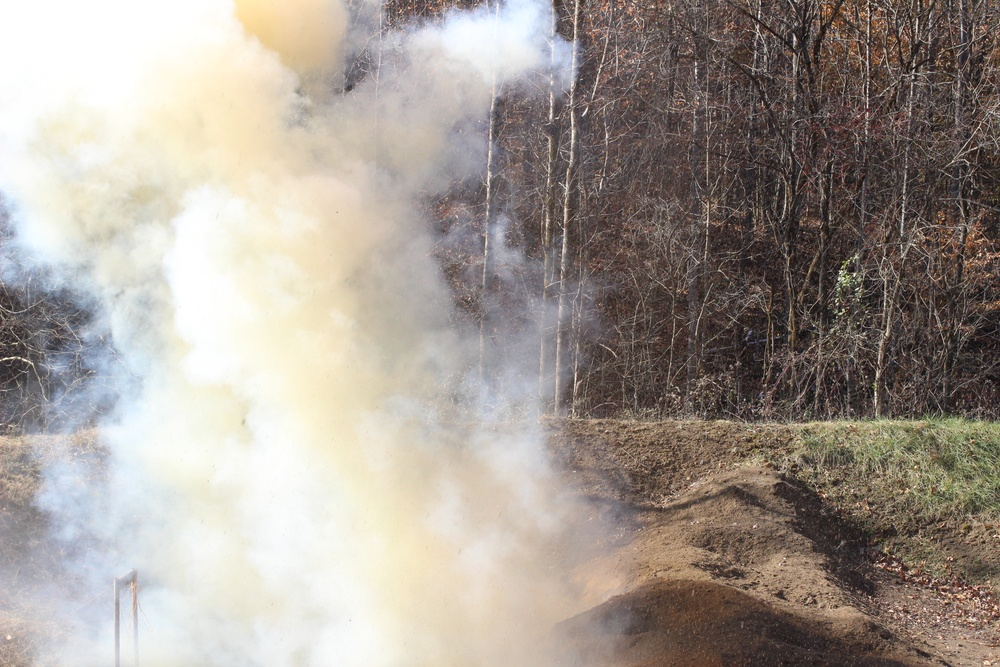
#> input picture images/train_images/3.jpg, 1000 x 667 px, shrunk from 2592 x 1728 before the run; its folder holds only this picture in this run
$ jupyter execute --allow-errors RF_Smoke_Otsu.ipynb   (older library calls are emulated)
#> lines starting #> are read from the running program, lines starting #| are printed output that depends on the picture; after the words box and inside, x2 and y2 are one past the last pixel; in counts of white or black regions, pixels touching at a corner belong together
[cell 1]
import numpy as np
import cv2
import pandas as pd
from skimage.filters import roberts, sobel, scharr, prewitt
from scipy import ndimage as nd
from sklearn.model_selection import train_test_split
from sklearn.ensemble import RandomForestClassifier
import pickle
from matplotlib import pyplot as plt
from sklearn import metrics
import glob

[cell 2]
def feature_extraction(img):
    df = pd.DataFrame()
    img2 = img.reshape(-1)
    df['Original Image'] = img2
    num = 1
    kernels = []


    #genearate gabor filters
    for theta in range(2):
        theta = theta / 4. * np.pi
        for sigma in (1, 3):
            for lamda in np.arange(0, np.pi, np.pi / 4):
                for gamma in (0.05, 0.5):
                    if num in [20,28,13,2,9,10,19,14,16,27,26,25,17,18,1,15]:
                        num+=1
                        continue
                    gabor_label = 'Gabor' + str(num)
                    ksize=9
                    kernel = cv2.getGaborKernel((ksize, ksize), sigma, theta, lamda, gamma, 0, ktype=cv2.CV_32F)
                    kernels.append(kernel)
                    fimg = cv2.filter2D(img2, cv2.CV_8UC3, kernel)
                    filtered_img = fimg.reshape(-1)
                    df[gabor_label] = filtered_img
                    num += 1

########################################
#Geerate OTHER FEATURES and add them to the data frame
#Feature 3 is canny edge
    edges = cv2.Canny(img, 100,200)   #Image, min and max values
    edges1 = edges.reshape(-1)
    df['Canny Edge'] = edges1 #Add column to original dataframe

#Feature 4 is Roberts edge
    edge_roberts = roberts(img)
    edge_roberts1 = edge_roberts.reshape(-1)
    df['Roberts'] = edge_roberts1

#Feature 5 is Sobel
    edge_sobel = sobel(img)
    edge_sobel1 = edge_sobel.reshape(-1)
    df['Sobel'] = edge_sobel1

#Feature 6 is Scharr
    edge_scharr = scharr(img)
    edge_scharr1 = edge_scharr.reshape(-1)
    df['Scharr'] = edge_scharr1

    #Feature 7 is Prewitt
    edge_prewitt = prewitt(img)
    edge_prewitt1 = edge_prewitt.reshape(-1)
    df['Prewitt'] = edge_prewitt1

    #Feature 8 is Gaussian with sigma=3
    gaussian_img = nd.gaussian_filter(img, sigma=3)
    gaussian_img1 = gaussian_img.reshape(-1)
    df['Gaussian s3'] = gaussian_img1

    #Feature 9 is Gaussian with sigma=7
    gaussian_img2 = nd.gaussian_filter(img, sigma=7)
    gaussian_img3 = gaussian_img2.reshape(-1)
    df['Gaussian s7'] = gaussian_img3

    #Feature 10 is Median with sigma=3
    median_img = nd.median_filter(img, size=3)
    median_img1 = median_img.reshape(-1)
    df['Median s3'] = median_img1

    #Feature 11 is Otsu Thresholding
    ret,otsu_img = cv2.threshold(img,0,255,cv2.THRESH_BINARY+cv2.THRESH_OTSU)
    otsu_img1 = otsu_img.reshape(-1)
    df['Otsu'] = otsu_img1  #Add column to original dataframe


    return df

[cell 3]
image_dataset = pd.DataFrame();
path = "images/train_images/*.jpg"
for file in glob.glob(path):
    img1= cv2.imread(file)
#> img1 is the input picture: shape (667, 1000, 3); mean B, G, R 146.8, 154.8, 163.2
    img = cv2.cvtColor(img1,cv2.COLOR_BGR2GRAY)
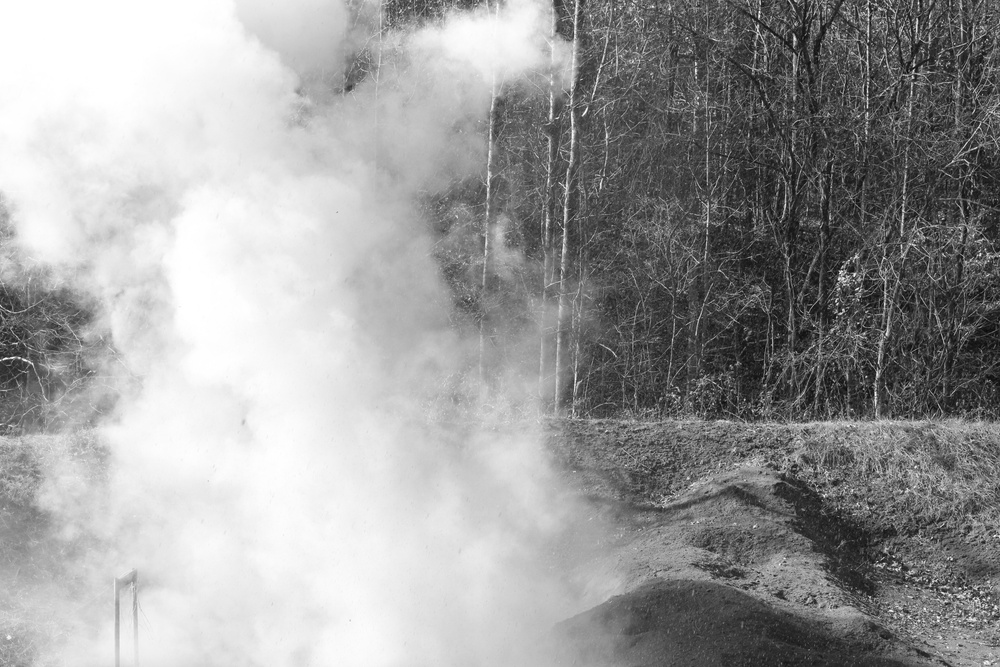
#> img: shape (667, 1000); min 6, max 255, mean 156.4

    X = feature_extraction(img)
#> after the loop in feature_extraction, `for theta in range(2):`: kernels = 16 items; num = 33
#> in feature_extraction, `edges = cv2.Canny(img, 100,200)`:
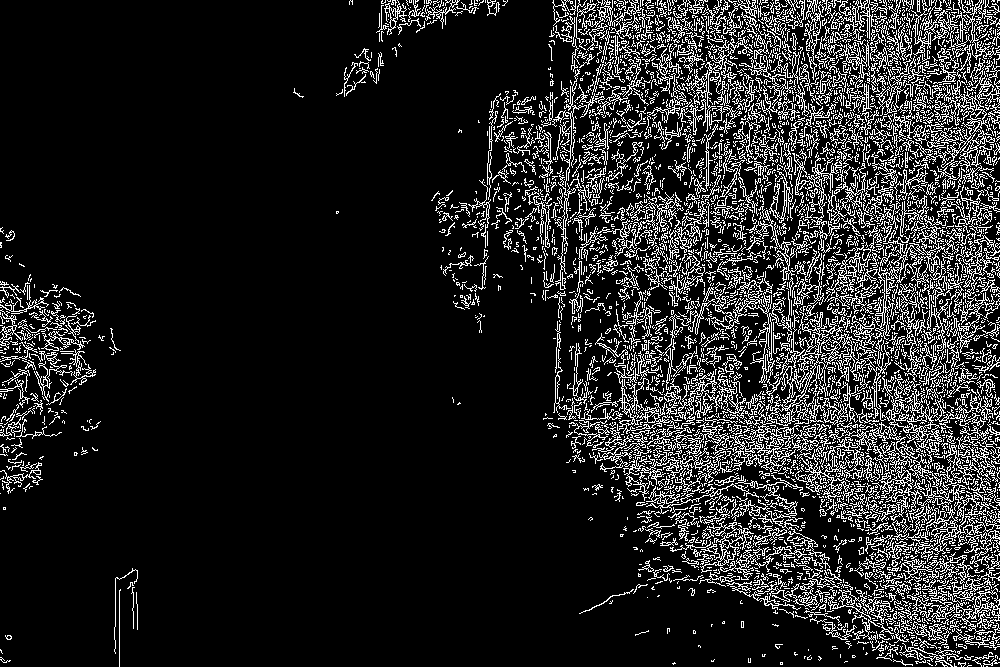
#> edges: shape (667, 1000); 13.7% white in thin lines or dots
#> in feature_extraction, `edge_roberts = roberts(img)`:
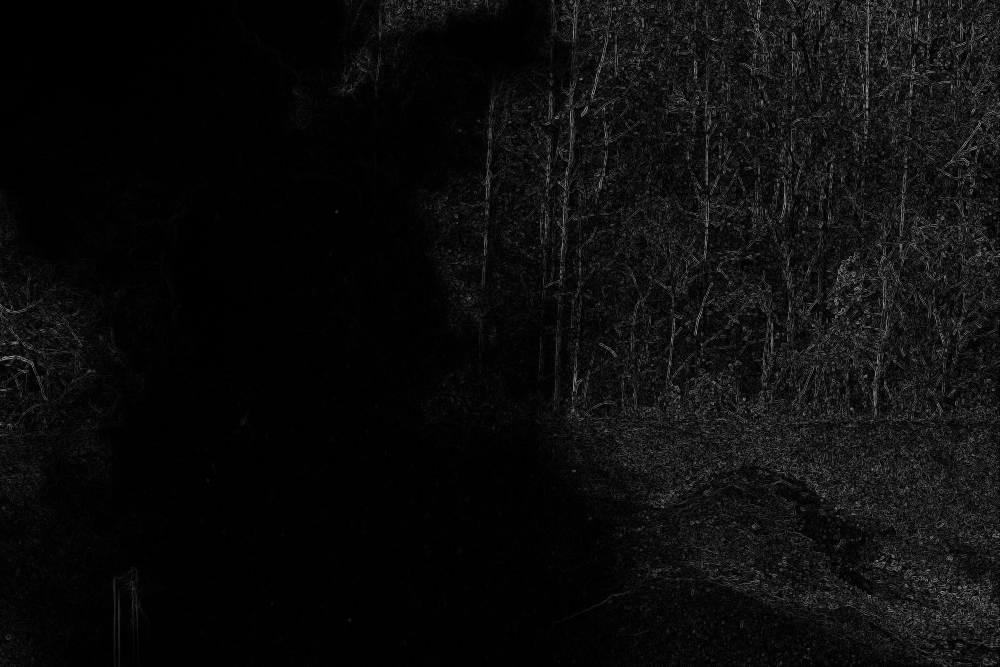
#> edge_roberts: shape (667, 1000) float64; min 0, max 0.632, mean 0.0501
#> in feature_extraction, `gaussian_img = nd.gaussian_filter(img, sigma=3)`:
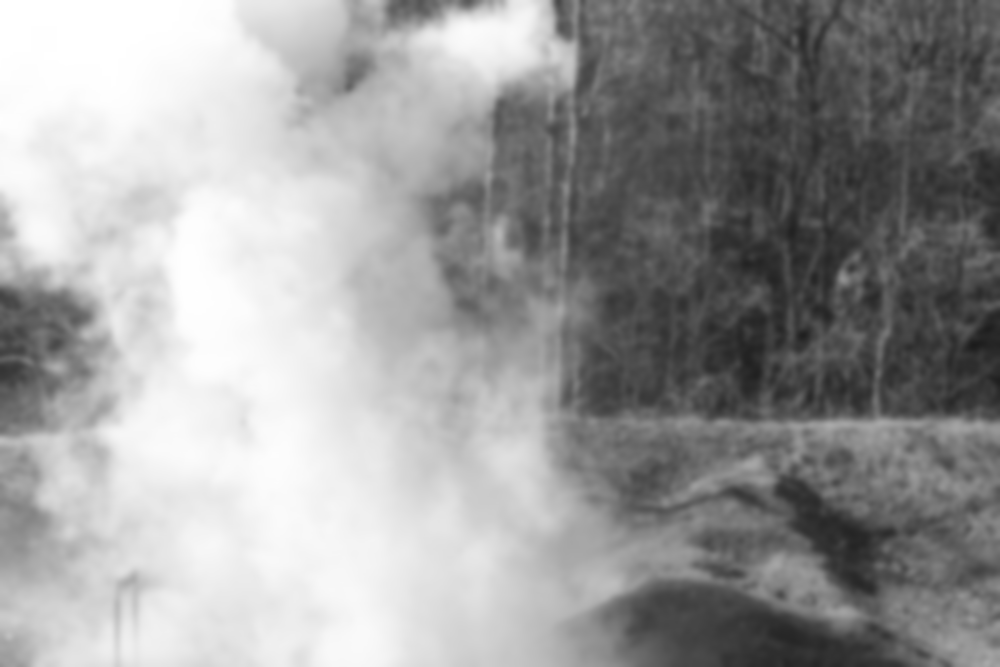
#> gaussian_img: shape (667, 1000); min 27, max 255, mean 155.4
#> in feature_extraction, `ret,otsu_img = cv2.threshold(img,0,255,cv2.THRESH_BINARY+cv2.THRESH_OT..`:
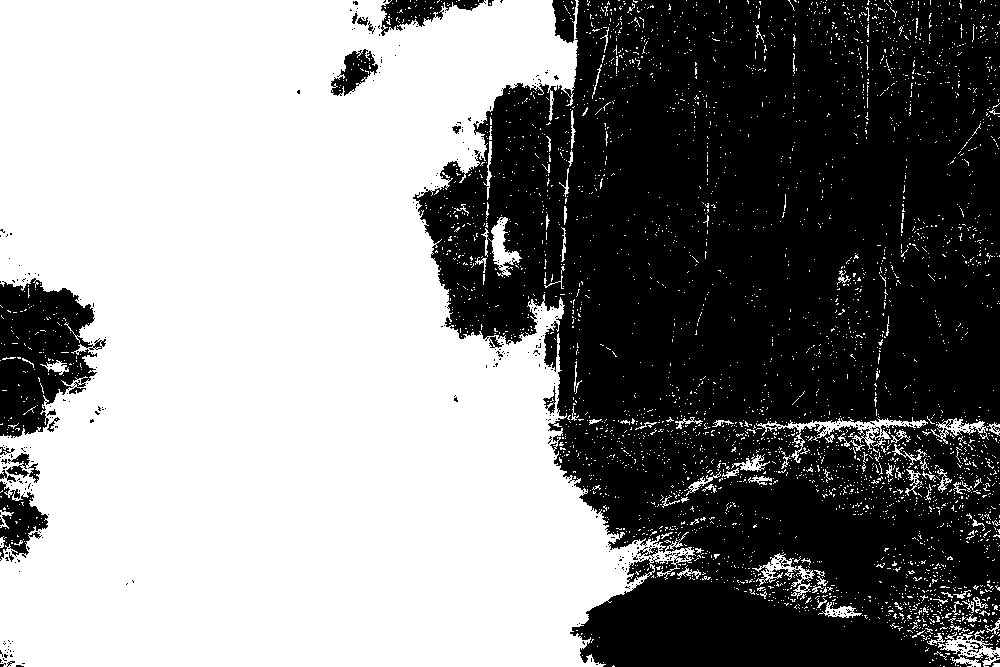
#> otsu_img: shape (667, 1000); 53.7% white; 364 black regions (339 under 20 px), largest, box (x1, y1, x2, y2) and area: (413, 0, 1000, 667) 291209, (0, 278, 106, 438) 10391, (0, 481, 48, 561) 1902
#> in feature_extraction, `ret,otsu_img = cv2.threshold(img,0,255,cv2.THRESH_BINARY+cv2.THRESH_OT..`: ret = 151
#> X = table of 667000 rows and 26 columns
    image_dataset = pd.concat([image_dataset,X],ignore_index = True)
#> image_dataset = table of 667000 rows and 26 columns

[cell 4]
mask_dataset = pd.DataFrame();
path = "images/train_masks/*.png"
for file in glob.glob(path):
    # print(file)
    temp = pd.DataFrame()
    img1= cv2.imread(file)
    img = cv2.cvtColor(img1,cv2.COLOR_BGR2GRAY)
    img = np.where(img>0,255,img)

    X = img.reshape(-1)
    temp['Labels'] = X
    mask_dataset = pd.concat([mask_dataset,temp],ignore_index = True)

[cell 5]
dataset = pd.concat([image_dataset,mask_dataset],axis=1)
#> dataset = table of 667000 rows and 26 columns
